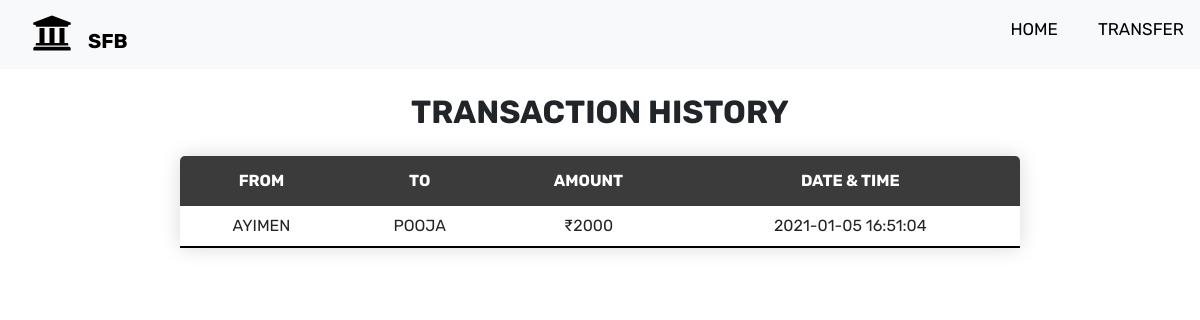
/history.php, run on an earlier commit of the app's database.
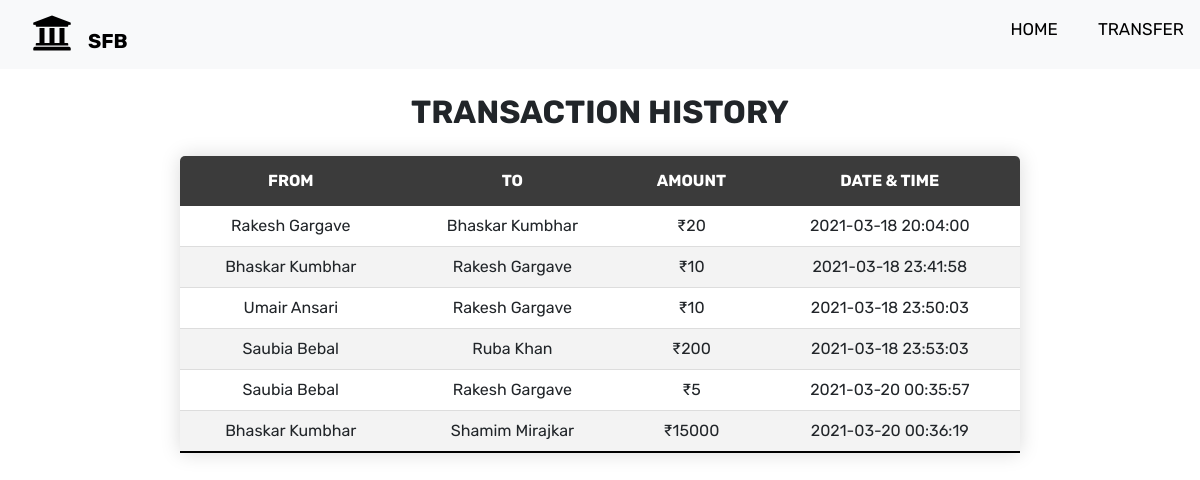
And on a later commit of the database.
### tables this page shows
CREATE TABLE `sparkstransact` (
  `sender` text NOT NULL,
  `receiver` text NOT NULL,
  `balance` int(8) NOT NULL,
  `datetime` datetime NOT NULL DEFAULT current_timestamp()
);

### history.php (the view, shortened to what this page needs)
<!DOCTYPE html>
<html lang="en">
<head>
    <link rel="stylesheet" href="https://stackpath.bootstrapcdn.com/bootstrap/4.5.2/css/bootstrap.min.css">
    <link rel="stylesheet" type="text/css" href="CSS/table.css">
    <link rel="stylesheet" href="https://stackpath.bootstrapcdn.com/bootstrap/4.3.1/css/bootstrap.min.css"
 />
    <link rel="stylesheet" href="https://use.fontawesome.com/releases/v5.7.2/css/all.css"
>
    <link rel="stylesheet" href="https://stackpath.bootstrapcdn.com/font-awesome/4.7.0/css/font-awesome.min.css">
    <link rel="stylesheet" href="https://cdn.jsdelivr.net/npm/bootstrap@4.5.3/dist/css/bootstrap.min.css">
</head>
<body>
    <nav class="navbar navbar-expand-lg bg-light">
        <a class="navbar-brand" href="index.php" style="font-weight: bold;">
          <i class="fas fa-university fa-2x mx-3"></i>SFB
        </a>
        <div class="collapse navbar-collapse" id="collapsibleNavbar">
          <ul class="navbar-nav ml-auto text-right">
            <li class="nav-item">
              <a class="nav-link active-home" href="index.php">HOME</a>
            </li>
            <li class="nav-item">
              <a class="nav-link" href="usertable.php">TRANSFER</a>
            </li>
          </ul>
        </div>
    </nav>
  <div align="center">
    <h2 class="text-center pt-4" style="font-weight:bold;">TRANSACTION HISTORY</h2>
      <table class="content-table">
        <thead>
            <tr>
                <th class="text-center">FROM</th>
                <th class="text-center">TO</th>
                <th class="text-center">AMOUNT</th>
                <th class="text-center">DATE & TIME</th>
            </tr>
        </thead>
        <tbody>
         <?php
            include 'DBCONFIG/config.php';
            $sql ="select * from sparkstransact";
            $query =mysqli_query($conn, $sql);
            while($rows = mysqli_fetch_assoc($query))
            {
         ?>
            <tr>
              <td class="text-center py-2"><?php echo $rows['sender']; ?></td>
              <td class="text-center py-2"><?php echo $rows['receiver']; ?></td>
              <td class="text-center py-2">₹<?php echo $rows['balance']; ?> </td>
              <td class="text-center py-2"><?php echo $rows['datetime']; ?> </td>
        <?php
            }
        ?>
        </tbody>
      </table>
  </div>
</body>
</html>

### CSS/table.css (style rules this page uses)
* { box-sizing: border-box; margin: 0; padding: 0; }
:root { --Sniglet-font: "Sniglet", cursive; --Rubik: "Rubik", cursive; --Patua: "Patua One", cursive; --Lobster: "lobster", cursive; --light-black: #2e2c2caf; --bggradient: linear-gradient(to bottom, #dd2476, #ff512f); --light-gray: rgba(255, 255, 255, 0.877); }
h2 { font-family: "Rubik", sans-serif; font-size: 35px; }
.content-table { border-collapse: collapse; width: 70%; margin: 25px 0; font-family: "Rubik", sans-serif; border-radius: 5px 5px 0 0; overflow: hidden; box-shadow: 0 0 20px rgba(0, 0, 0, 0.15); }
.content-table thead tr { background-color: rgba(0, 0, 0, 0.767); color: #ffffff; text-align: left; font-weight: bold; height: 50px; }
.content-table th, .content-table td { padding: 12px 15px; }
.content-table tbody tr { border-bottom: 1px solid #dddddd; }
.content-table tbody tr:nth-of-type(even) { background-color: #f3f3f3; }
.content-table tbody tr:last-of-type { border-bottom: 2px solid black; }
a { font-family: "Rubik", sans-serif; font-size: 0.9em; color: black !important; }
.nav-item { margin-left: 40px; margin-bottom: 10px; }
.nav-link { color: black; font-size: 17px; padding: 0 0 5px 0 !important; display: unset !important; }

What changed in the data, as far as the page shows it:
removed sparkstransact: sender "AYIMEN", receiver "POOJA", balance "2000", datetime "2021-01-05 16:51:04"
added sparkstransact: sender "Rakesh Gargave", receiver "Bhaskar Kumbhar", balance "20", datetime "2021-03-18 20:04:00"
added sparkstransact: sender "Bhaskar Kumbhar", receiver "Rakesh Gargave", balance "10", datetime "2021-03-18 23:41:58"
added sparkstransact: sender "Umair Ansari", receiver "Rakesh Gargave", balance "10", datetime "2021-03-18 23:50:03"
added sparkstransact: sender "Saubia Bebal", receiver "Ruba Khan", balance "200", datetime "2021-03-18 23:53:03"
added sparkstransact: sender "Saubia Bebal", receiver "Rakesh Gargave", balance "5", datetime "2021-03-20 00:35:57"
added sparkstransact: sender "Bhaskar Kumbhar", receiver "Shamim Mirajkar", balance "15000", datetime "2021-03-20 00:36:19"
